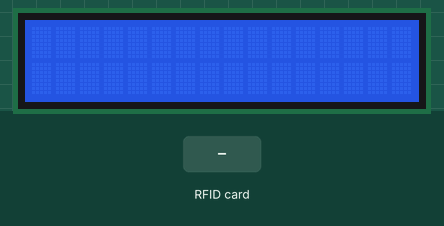
Recording of a sketch running on a simulated Arduino Uno, built with avr-gcc and run on an emulated ATmega328P. Shown: 16×2 character LCD. The inputs (shaded band) are chosen by the test bench. What the sketch prints to the serial monitor is not drawn.

Above: at 1.3 s.
1.4 s: RFID card 62 54 6D 51 held to the reader
At 2.8 s:
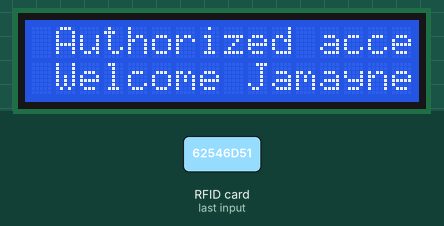
4.4 s: RFID card 5E 7A 19 C4 held to the reader
At 5.2 s:
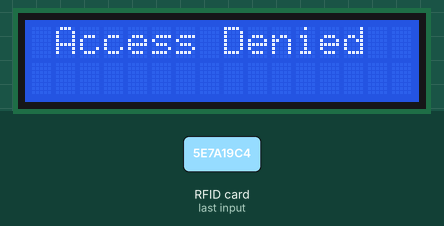
7.4 s: RFID card 67 1B 03 68 held to the reader
At 8.1 s:
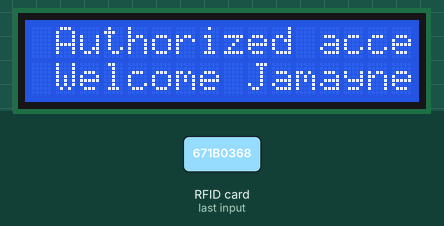
Timing chart, 0 to 10.4 s (numbered marks = the images above; inputs shaded):
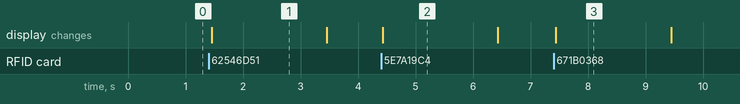

The sketch:

RFID_SS.ino
```cpp
#include <SPI.h>
#include <MFRC522.h>
#include <Wire.h>
#include <LiquidCrystal_I2C.h>

LiquidCrystal_I2C lcd(0x27, 16, 2); // set the LCD address to 0x27 for a 16 chars and 2 line display

#define SS_PIN 10
#define RST_PIN 9
MFRC522 mfrc522(SS_PIN, RST_PIN);   // Create MFRC522 instance.

void setup()
{
  Serial.begin(9600);   // Initiate a serial communication
  SPI.begin();      // Initiate  SPI bus
  mfrc522.PCD_Init();   // Initiate MFRC522
  Serial.println("Place Card On Reader");
  lcd.init();         // initialize the lcd
  lcd.backlight();    // Turn on the LCD screen backlight
  Serial.println();

}
void loop()
{
  // Look for new cards
  if ( ! mfrc522.PICC_IsNewCardPresent())
  {

    return;
  }
  // Select one of the cards
  if ( ! mfrc522.PICC_ReadCardSerial())
  {
    return;
  }
  //Show UID on serial monitor
  Serial.print("UID tag :");
  String content= "";
  byte letter;
  for (byte i = 0; i < mfrc522.uid.size; i++)
  {
     Serial.print(mfrc522.uid.uidByte[i] < 0x10 ? " 0" : " ");
     Serial.print(mfrc522.uid.uidByte[i], HEX);
     content.concat(String(mfrc522.uid.uidByte[i] < 0x10 ? " 0" : " "));
     content.concat(String(mfrc522.uid.uidByte[i], HEX));
  }
  Serial.println();
  content.toUpperCase();
  if (content.substring(1) == "62 54 6D 51" || content.substring(1) == "67 1B 03 68") //change here the UID of the card/cards that you want to give access
  {

    Serial.println("Authorized access");
    Serial.println();
    lcd.setCursor(1, 0);
    lcd.print("Authorized access");

    lcd.setCursor(1, 2);
    lcd.print("Welcome Jamayne ");
    delay(2000);
    lcd.clear();
  }

 else   {
    Serial.println(" Access denied");
    lcd.setCursor(1, 0);
    lcd.print("Access Denied");
    delay(2000);
    lcd.clear();
  }
} 
```

Measured:
- after the input at 1.4 s, the display: changes after 0.05 s (image 1)
- after the input at 4.4 s, the display: changes at once (image 2)
- after the input at 7.4 s, the display: changes at once (image 3)
- what the display in image 1 shows lasts 2.0 s, from 1.5 s to 3.5 s
